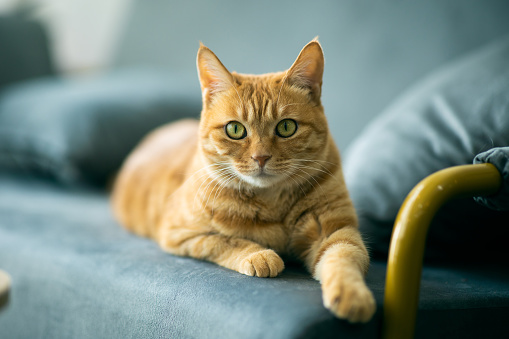
#> input picture cat.jpg, 509 x 339 px
$ python Fourier_Final.py
#> lines starting #> are read from the running program, lines starting #| are printed output that depends on the picture
import cv2
import numpy as np
from matplotlib import pyplot as plt

def CreateGuassianMask(grey_img, d):
    '''create a Gaussian mask'''

    rows, cols = grey_img.shape
    crow, ccol = rows // 2, cols // 2

    sigma = d / np.sqrt(2 * np.log(2))
    gaussian = np.zeros((rows, cols), np.float32)
    for i in range(rows):
        for j in range(cols):
            gaussian[i, j] = np.exp(-((i - crow) ** 2 + (j - ccol) ** 2) / (2 * sigma ** 2))
    return gaussian

#read in img
image = 'cat.jpg'
grey_img = cv2.imread(image, cv2.IMREAD_GRAYSCALE)
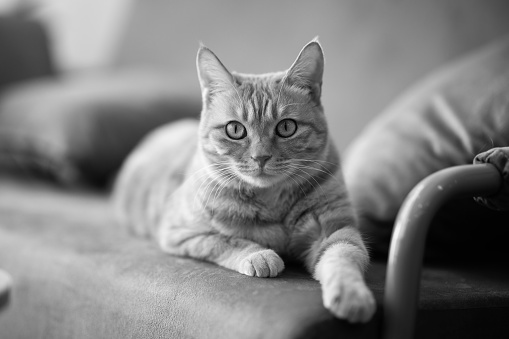
#> grey_img: shape (339, 509); min 0, max 253, mean 130.5

#fft image
img_fft = np.fft.fft2(grey_img)

#shift the zero-frequency components to the centre of the spectrum
fft_shift = np.fft.fftshift(img_fft)

#get filter mask
d = 30  #diameter of the filter
mask = CreateGuassianMask(grey_img, d)
#> after the loop in CreateGuassianMask, `for i in range(rows):`:
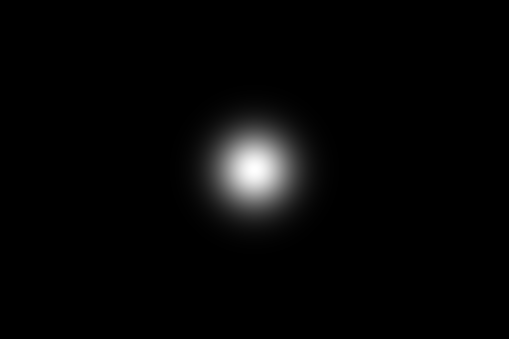
#> gaussian: shape (339, 509) float32; min 7.38e-32, max 1, mean 0.0236

#apply filter mask
filtered_img = fft_shift *mask

#this changes the filter to High-pass comment/uncomment as needed
high_frequency_detail = fft_shift - filtered_img
filtered_img = fft_shift + high_frequency_detail

#perform IFFT
fft_shift = np.fft.ifftshift(filtered_img)
img_back = np.fft.ifft2(fft_shift)

img_back = np.abs(img_back)
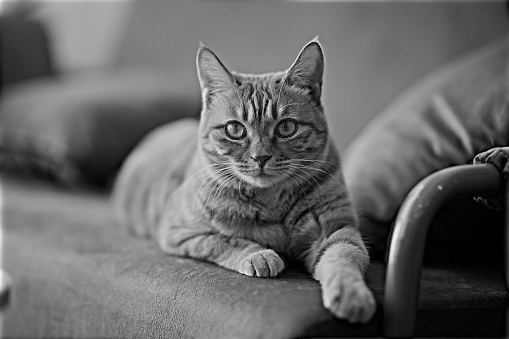
#> img_back: shape (339, 509) float64; min 0.000246, max 320.6, mean 131.1; drawn with min black and max white

'''display the result'''
plt.figure(2)
plt.subplot(121), plt.imshow(grey_img, cmap='gray')
plt.title('Original Image'), plt.xticks([]), plt.yticks([])
plt.subplot(122), plt.imshow(img_back, cmap='gray')
plt.title('Filtered Image'), plt.xticks([]), plt.yticks([])
plt.show()
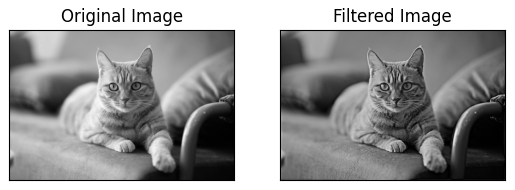
#> figure drawn by matplotlib, 2 panels

$ run again, with landscape.jpg copied over cat.jpg
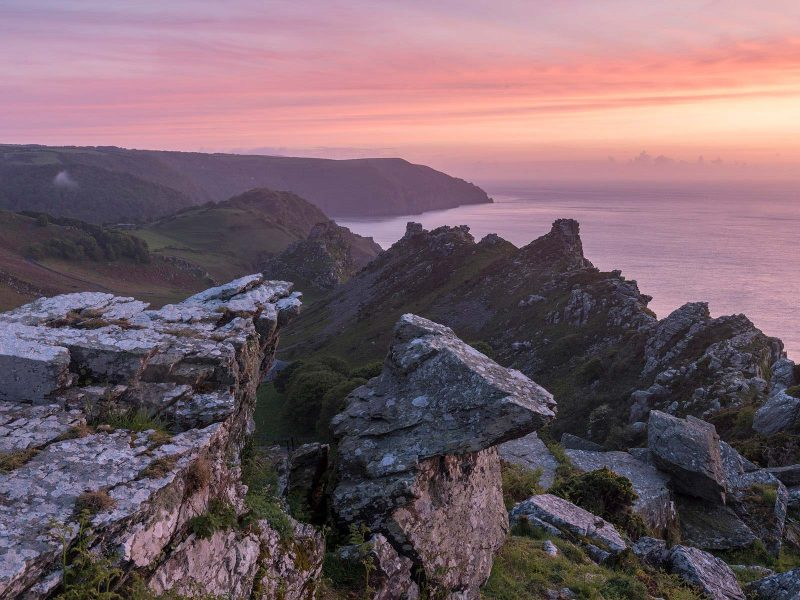
#> input picture landscape.jpg, 800 x 600 px
#> after the loop in CreateGuassianMask, `for i in range(rows):`:
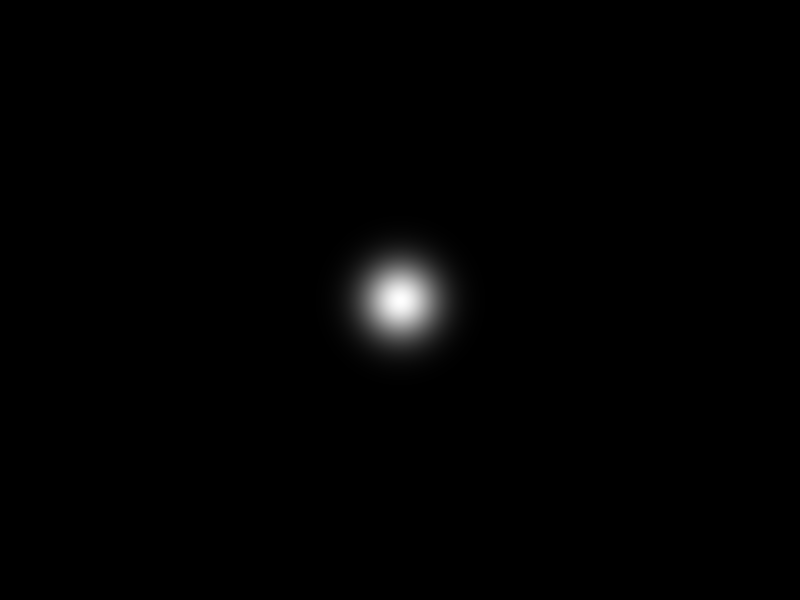
#> gaussian: shape (600, 800) float32; min 0, max 1, mean 0.0085
#> `plt.show()`:
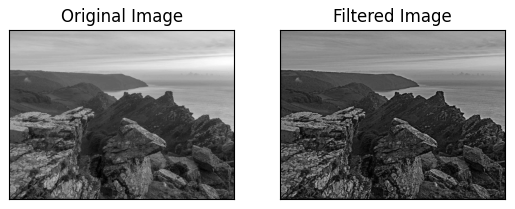
#> figure drawn by matplotlib, 2 panels

$ run again, with person.jpg copied over cat.jpg
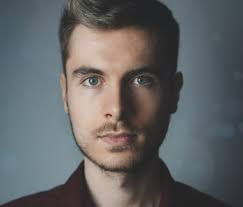
#> input picture person.jpg, 243 x 207 px
#> after the loop in CreateGuassianMask, `for i in range(rows):`:
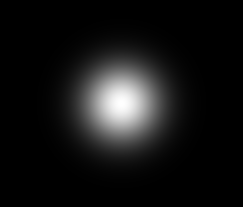
#> gaussian: shape (207, 243) float32; min 3.58e-09, max 1, mean 0.0811
#> `plt.show()`:
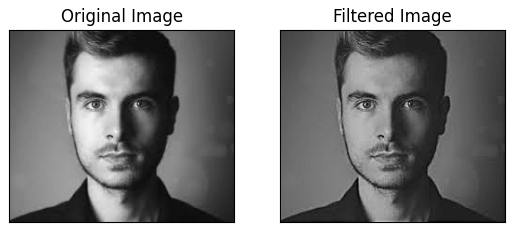
#> figure drawn by matplotlib, 2 panels
